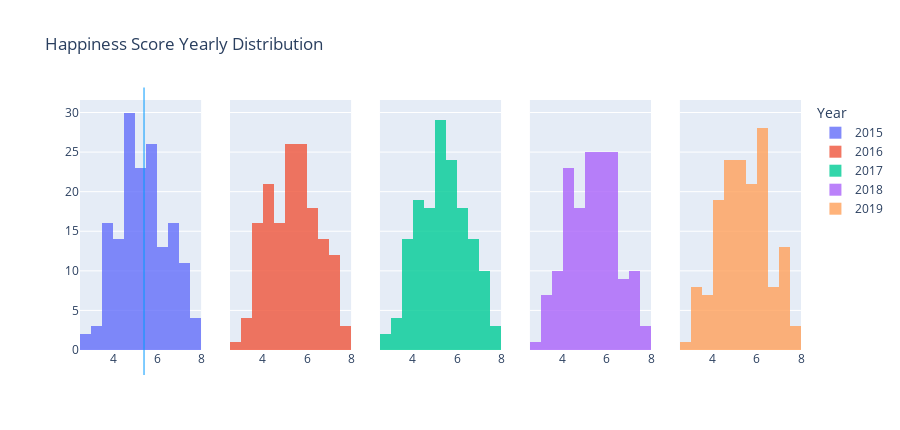

Notebook code cell kept with this figure:
### Code cell
fig = make_subplots(rows=1, cols=5, shared_yaxes=True, vertical_spacing=0.04)

color_discrete_sequence= px.colors.sequential.Plasma_r
for i, color in list(zip(range(2015, 2020), color_discrete_sequence)):
    data = happiness_data[happiness_data['year']==i]['happiness score']
    fig.add_trace(go.Histogram(x=data, name=i, opacity=0.8), row=1, col=i-2014)
    #fig.add_trace(go.Line(y=[data.mean()], name='Mean Score', showlegend=False), row=1, col=i-2014)
fig.update_layout(height=430, title='Happiness Score Yearly Distribution', legend_title_text='Year',
                  shapes= [{'line': {'color': '#0099FF', 'dash': 'solid', 'width': 1},
                            'type': 'line',
                            'x0': data.mean(),
                            'x1': data.mean(),
                            'xref': 'x',
                            'y0': -0.1,
                            'y1': 1.05,
                            'yref': 'paper'}])
fig.show()

### Figure 1 — Plotly figure (JSON) as saved in the notebook; plotly's stock layout.template omitted (floating-point values rounded to 4 significant figures; data arrays with more than 128 entries replaced by an {"elided": "..."} marker saying what was removed)
{"data": [{"name": "2015", "opacity": 0.8, "type": "histogram", "x": {"elided": "158 float values"}, "xaxis": "x", "yaxis": "y"}, {"name": "2016", "opacity": 0.8, "type": "histogram", "x": {"elided": "157 float values"}, "xaxis": "x2", "yaxis": "y2"}, {"name": "2017", "opacity": 0.8, "type": "histogram", "x": {"elided": "155 float values"}, "xaxis": "x3", "yaxis": "y3"}, {"name": "2018", "opacity": 0.8, "type": "histogram", "x": {"elided": "156 float values"}, "xaxis": "x4", "yaxis": "y4"}, {"name": "2019", "opacity": 0.8, "type": "histogram", "x": {"elided": "156 float values"}, "xaxis": "x5", "yaxis": "y5"}], "layout": {"height": 430, "legend": {"title": {"text": "Year"}}, "shapes": [{"line": {"color": "#0099FF", "dash": "solid", "width": 1}, "type": "line", "x0": 5.407, "x1": 5.407, "xref": "x", "y0": -0.1, "y1": 1.05, "yref": "paper"}], "title": {"text": "Happiness Score Yearly Distribution"}, "xaxis": {"anchor": "y", "domain": [0, 0.168]}, "xaxis2": {"anchor": "y2", "domain": [0.208, 0.376]}, "xaxis3": {"anchor": "y3", "domain": [0.416, 0.584]}, "xaxis4": {"anchor": "y4", "domain": [0.624, 0.792]}, "xaxis5": {"anchor": "y5", "domain": [0.832, 1]}, "yaxis": {"anchor": "x", "domain": [0, 1]}, "yaxis2": {"anchor": "x2", "domain": [0, 1], "matches": "y", "showticklabels": false}, "yaxis3": {"anchor": "x3", "domain": [0, 1], "matches": "y", "showticklabels": false}, "yaxis4": {"anchor": "x4", "domain": [0, 1], "matches": "y", "showticklabels": false}, "yaxis5": {"anchor": "x5", "domain": [0, 1], "matches": "y", "showticklabels": false}}}
